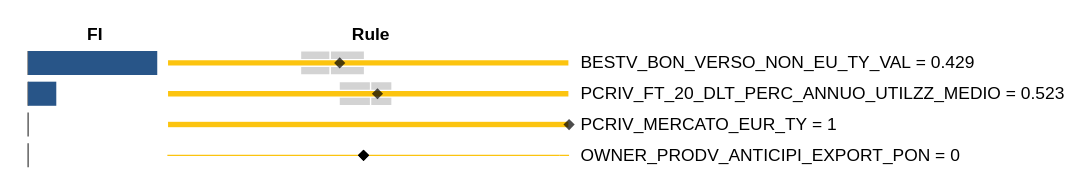

Source (notebook cell):
### Code cell
#solo regole
rules_only = plot_rules(df, only_rules=True)
rules_only

### Figure 1 — Vega-Lite specification as saved in the notebook (floating-point values rounded to 4 significant figures)
{"config": {"view": {"continuousWidth": 400, "continuousHeight": 300, "stroke": "lightgray", "strokeWidth": 0}, "axis": {"grid": false}, "axisX": {"disable": true}, "axisY": {"domain": false, "ticks": false}, "concat": {"spacing": 3}, "padding": 20, "title": {"anchor": "middle", "fontWeight": "bold"}}, "hconcat": [{"vconcat": [{"layer": [{"data": {"name": "data-9c00aa9dc2b1c1a0b4bf9b34ead12925"}, "mark": {"type": "tick", "color": "black", "shape": "stroke", "size": 18, "strokeWidth": 1}, "encoding": {"x": {"field": "x", "type": "quantitative"}}}, {"data": {"name": "data-1993ea24eef3203421056e0c57c94eba"}, "mark": "bar", "encoding": {"color": {"condition": {"value": "#285588", "test": "datum.feature_importance > 0"}, "value": "#E36273"}, "tooltip": [{"field": "name"}, {"field": "feature_importance", "format": ".5f"}], "x": {"field": "feature_importance", "title": null, "type": "quantitative"}, "y": {"axis": null, "field": "name", "title": null, "type": "nominal"}}}], "height": 20, "width": 100}, {"layer": [{"data": {"name": "data-9c00aa9dc2b1c1a0b4bf9b34ead12925"}, "mark": {"type": "tick", "color": "black", "shape": "stroke", "size": 18, "strokeWidth": 1}, "encoding": {"x": {"field": "x", "type": "quantitative"}}}, {"data": {"name": "data-6398cb45c448f8b450e7d6d941bfab21"}, "mark": "bar", "encoding": {"color": {"condition": {"value": "#285588", "test": "datum.feature_importance > 0"}, "value": "#E36273"}, "tooltip": [{"field": "name"}, {"field": "feature_importance", "format": ".5f"}], "x": {"field": "feature_importance", "title": null, "type": "quantitative"}, "y": {"axis": null, "field": "name", "title": null, "type": "nominal"}}}], "height": 20, "width": 100}, {"layer": [{"data": {"name": "data-9c00aa9dc2b1c1a0b4bf9b34ead12925"}, "mark": {"type": "tick", "color": "black", "shape": "stroke", "size": 18, "strokeWidth": 1}, "encoding": {"x": {"field": "x", "type": "quantitative"}}}, {"data": {"name": "data-ff2ec164f151a3e8ca841320eb0e5bcb"}, "mark": "bar", "encoding": {"color": {"condition": {"value": "#285588", "test": "datum.feature_importance > 0"}, "value": "#E36273"}, "tooltip": [{"field": "name"}, {"field": "feature_importance", "format": ".5f"}], "x": {"field": "feature_importance", "title": null, "type": "quantitative"}, "y": {"axis": null, "field": "name", "title": null, "type": "nominal"}}}], "height": 20, "width": 100}, {"layer": [{"data": {"name": "data-9c00aa9dc2b1c1a0b4bf9b34ead12925"}, "mark": {"type": "tick", "color": "black", "shape": "stroke", "size": 18, "strokeWidth": 1}, "encoding": {"x": {"field": "x", "type": "quantitative"}}}, {"data": {"name": "data-703c93747f85210f12d4466589b33716"}, "mark": "bar", "encoding": {"color": {"condition": {"value": "#285588", "test": "datum.feature_importance > 0"}, "value": "#E36273"}, "tooltip": [{"field": "name"}, {"field": "feature_importance", "format": ".5f"}], "x": {"field": "feature_importance", "title": null, "type": "quantitative"}, "y": {"axis": null, "field": "name", "title": null, "type": "nominal"}}}], "height": 20, "width": 100}], "resolve": {"scale": {"x": "shared"}}, "title": "FI"}, {"vconcat": [{"layer": [{"mark": {"type": "bar", "color": "grey", "size": 1}, "encoding": {"x": {"field": "min", "scale": {"clamp": true, "domain": [0.0, 1.0], "nice": false}, "title": null, "type": "quantitative"}, "x2": {"field": "max"}, "y": {"axis": {"labels": false, "ticks": false}, "field": "name", "title": null, "type": "nominal"}}}, {"mark": {"type": "bar", "color": "lightgrey", "size": 18, "stroke": "white"}, "encoding": {"tooltip": [{"field": "inst", "format": ".3f", "title": "BESTV_BON_VERSO_NON_EU_TY_VAL"}, {"field": "min", "format": ".3f", "title": "min"}, {"field": "q1", "format": ".3f", "title": "q1"}, {"field": "median", "format": ".3f", "title": "median"}, {"field": "q3", "format": ".3f", "title": "q3"}, {"field": "max", "format": ".3f", "title": "max"}], "x": {"field": "q1", "scale": {"clamp": true, "domain": [0.0, 1.0], "nice": false}, "title": null, "type": "quantitative"}, "x2": {"field": "median"}}}, {"mark": {"type": "bar", "color": "lightgrey", "size": 18, "stroke": "white"}, "encoding": {"tooltip": [{"field": "inst", "format": ".3f", "title": "BESTV_BON_VERSO_NON_EU_TY_VAL"}, {"field": "min", "format": ".3f", "title": "min"}, {"field": "q1", "format": ".3f", "title": "q1"}, {"field": "median", "format": ".3f", "title": "median"}, {"field": "q3", "format": ".3f", "title": "q3"}, {"field": "max", "format": ".3f", "title": "max"}], "x": {"field": "median", "scale": {"clamp": true, "domain": [0.0, 1.0], "nice": false}, "title": null, "type": "quantitative"}, "x2": {"field": "q3"}}}, {"mark": {"type": "bar", "color": "#fcc40f", "size": 5, "stroke": "white"}, "encoding": {"x": {"field": "thr", "title": null, "type": "quantitative"}, "x2": {"field": "thr_2"}, "y": {"field": "name", "title": null, "type": "nominal"}}}, {"mark": {"type": "point", "color": "black", "filled": true, "shape": "diamond", "size": 70}, "encoding": {"tooltip": [{"field": "inst", "format": ".5f", "title": "BESTV_BON_VERSO_NON_EU_TY_VAL"}, {"field": "rule", "title": "rule"}], "x": {"field": "inst", "scale": {"clamp": true, "domain": [0.0, 1.0], "nice": false}, "title": null, "type": "quantitative"}}, "transform": [{"calculate": "datum.name + \" \" + datum.op +\" \"+datum.thr", "as": "rule"}]}], "data": {"name": "data-1993ea24eef3203421056e0c57c94eba"}, "height": 20, "width": 300}, {"layer": [{"mark": {"type": "bar", "color": "grey", "size": 1}, "encoding": {"x": {"field": "min", "scale": {"clamp": true, "domain": [0.0, 1.0], "nice": false}, "title": null, "type": "quantitative"}, "x2": {"field": "max"}, "y": {"axis": {"labels": false, "ticks": false}, "field": "name", "title": null, "type": "nominal"}}}, {"mark": {"type": "bar", "color": "lightgrey", "size": 18, "stroke": "white"}, "encoding": {"tooltip": [{"field": "inst", "format": ".3f", "title": "PCRIV_FT_20_DLT_PERC_ANNUO_UTILZZ_MEDIO"}, {"field": "min", "format": ".3f", "title": "min"}, {"field": "q1", "format": ".3f", "title": "q1"}, {"field": "median", "format": ".3f", "title": "median"}, {"field": "q3", "format": ".3f", "title": "q3"}, {"field": "max", "format": ".3f", "title": "max"}], "x": {"field": "q1", "scale": {"clamp": true, "domain": [0.0, 1.0], "nice": false}, "title": null, "type": "quantitative"}, "x2": {"field": "median"}}}, {"mark": {"type": "bar", "color": "lightgrey", "size": 18, "stroke": "white"}, "encoding": {"tooltip": [{"field": "inst", "format": ".3f", "title": "PCRIV_FT_20_DLT_PERC_ANNUO_UTILZZ_MEDIO"}, {"field": "min", "format": ".3f", "title": "min"}, {"field": "q1", "format": ".3f", "title": "q1"}, {"field": "median", "format": ".3f", "title": "median"}, {"field": "q3", "format": ".3f", "title": "q3"}, {"field": "max", "format": ".3f", "title": "max"}], "x": {"field": "median", "scale": {"clamp": true, "domain": [0.0, 1.0], "nice": false}, "title": null, "type": "quantitative"}, "x2": {"field": "q3"}}}, {"mark": {"type": "bar", "color": "#fcc40f", "size": 5, "stroke": "white"}, "encoding": {"x": {"field": "thr", "title": null, "type": "quantitative"}, "x2": {"field": "thr_2"}, "y": {"field": "name", "title": null, "type": "nominal"}}}, {"mark": {"type": "point", "color": "black", "filled": true, "shape": "diamond", "size": 70}, "encoding": {"tooltip": [{"field": "inst", "format": ".5f", "title": "PCRIV_FT_20_DLT_PERC_ANNUO_UTILZZ_MEDIO"}, {"field": "rule", "title": "rule"}], "x": {"field": "inst", "scale": {"clamp": true, "domain": [0.0, 1.0], "nice": false}, "title": null, "type": "quantitative"}}, "transform": [{"calculate": "datum.name + \" \" + datum.op +\" \"+datum.thr", "as": "rule"}]}], "data": {"name": "data-6398cb45c448f8b450e7d6d941bfab21"}, "height": 20, "width": 300}, {"layer": [{"mark": {"type": "bar", "color": "grey", "size": 1}, "encoding": {"x": {"field": "min", "scale": {"clamp": true, "domain": [0.0, 1.0], "nice": false}, "title": null, "type": "quantitative"}, "x2": {"field": "max"}, "y": {"axis": {"labels": false, "ticks": false}, "field": "name", "title": null, "type": "nominal"}}}, {"mark": {"type": "bar", "color": "lightgrey", "size": 18, "stroke": "white"}, "encoding": {"tooltip": [{"field": "inst", "format": ".3f", "title": "PCRIV_MERCATO_EUR_TY"}, {"field": "min", "format": ".3f", "title": "min"}, {"field": "q1", "format": ".3f", "title": "q1"}, {"field": "median", "format": ".3f", "title": "median"}, {"field": "q3", "format": ".3f", "title": "q3"}, {"field": "max", "format": ".3f", "title": "max"}], "x": {"field": "q1", "scale": {"clamp": true, "domain": [0.0, 1.0], "nice": false}, "title": null, "type": "quantitative"}, "x2": {"field": "median"}}}, {"mark": {"type": "bar", "color": "lightgrey", "size": 18, "stroke": "white"}, "encoding": {"tooltip": [{"field": "inst", "format": ".3f", "title": "PCRIV_MERCATO_EUR_TY"}, {"field": "min", "format": ".3f", "title": "min"}, {"field": "q1", "format": ".3f", "title": "q1"}, {"field": "median", "format": ".3f", "title": "median"}, {"field": "q3", "format": ".3f", "title": "q3"}, {"field": "max", "format": ".3f", "title": "max"}], "x": {"field": "median", "scale": {"clamp": true, "domain": [0.0, 1.0], "nice": false}, "title": null, "type": "quantitative"}, "x2": {"field": "q3"}}}, {"mark": {"type": "bar", "color": "#fcc40f", "size": 5, "stroke": "white"}, "encoding": {"x": {"field": "thr", "title": null, "type": "quantitative"}, "x2": {"field": "thr_2"}, "y": {"field": "name", "title": null, "type": "nominal"}}}, {"mark": {"type": "point", "color": "black", "filled": true, "shape": "diamond", "size": 70}, "encoding": {"tooltip": [{"field": "inst", "format": ".5f", "title": "PCRIV_MERCATO_EUR_TY"}, {"field": "rule", "title": "rule"}], "x": {"field": "inst", "scale": {"clamp": true, "domain": [0.0, 1.0], "nice": false}, "title": null, "type": "quantitative"}}, "transform": [{"calculate": "datum.name + \" \" + datum.op +\" \"+datum.thr", "as": "rule"}]}], "data": {"name": "data-ff2ec164f151a3e8ca841320eb0e5bcb"}, "height": 20, "width": 300}, {"layer": [{"mark": {"type": "bar", "color": "lightgrey", "stroke": "white"}, "encoding": {"tooltip": [{"field": "count", "title": "OWNER_PRODV_ANTICIPI_EXPORT_PON"}], "x": {"field": "count_start", "scale": {"nice": false}, "type": "quantitative"}, "x2": {"field": "count_end"}}, "transform": [{"groupby": ["rname"], "stack": "count", "sort": [{"field": "count", "order": "descending"}], "as": ["count_start", "count_end"]}, {"calculate": "(datum.count_start+datum.count_end)/2", "as": "midStack"}]}, {"mark": {"type": "bar", "stroke": "#fcc40f"}, "encoding": {"color": {"condition": {"value": "#fcc40f", "test": "datum.is_continuous && datum.inst==1"}, "value": "white"}, "opacity": {"condition": {"value": 1, "test": "datum.is_continuous"}, "value": 0.0001}, "tooltip": [{"field": "count", "title": "count"}], "x": {"field": "count_start", "type": "quantitative"}, "x2": {"field": "count_end"}}, "transform": [{"groupby": ["rname"], "stack": "count", "sort": [{"field": "count", "order": "descending"}], "as": ["count_start", "count_end"]}, {"calculate": "(datum.count_start+datum.count_end)/2", "as": "midStack"}]}, {"mark": {"type": "point", "color": "black", "filled": true, "opacity": 1, "shape": "diamond", "size": 70}, "encoding": {"tooltip": [{"field": "inst", "title": "OWNER_PRODV_ANTICIPI_EXPORT_PON"}, {"field": "rule", "title": "rule"}], "x": {"axis": null, "field": "cat_count", "title": null, "type": "quantitative"}, "y": {"axis": null, "field": "rname", "type": "nominal"}}, "transform": [{"groupby": ["rname"], "stack": "count", "sort": [{"field": "count", "order": "descending"}], "as": ["count_start", "count_end"]}, {"calculate": "(datum.count_start+datum.count_end)/2", "as": "midStack"}, {"calculate": "datum.name + \" \" + datum.op +\" \"+datum.thr", "as": "rule"}]}], "data": {"name": "data-096f73716da9b7379e1128f2a751bf99"}, "height": 20, "width": 300}], "title": "Rule"}, {"vconcat": [{"data": {"name": "data-1993ea24eef3203421056e0c57c94eba"}, "mark": {"type": "text", "align": "left", "color": "black", "dx": -50, "fontSize": 13}, "encoding": {"text": {"field": "label", "title": null, "type": "nominal"}}, "height": 20, "transform": [{"calculate": "datum.type=='categorical' ? datum.name +' = '+ ceil(datum.inst) : datum.name +' = '+ round(datum.inst *10000)/10000", "as": "label"}], "width": 101}, {"data": {"name": "data-6398cb45c448f8b450e7d6d941bfab21"}, "mark": {"type": "text", "align": "left", "color": "black", "dx": -50, "fontSize": 13}, "encoding": {"text": {"field": "label", "title": null, "type": "nominal"}}, "height": 20, "transform": [{"calculate": "datum.type=='categorical' ? datum.name +' = '+ ceil(datum.inst) : datum.name +' = '+ round(datum.inst *10000)/10000", "as": "label"}], "width": 101}, {"data": {"name": "data-ff2ec164f151a3e8ca841320eb0e5bcb"}, "mark": {"type": "text", "align": "left", "color": "black", "dx": -50, "fontSize": 13}, "encoding": {"text": {"field": "label", "title": null, "type": "nominal"}}, "height": 20, "transform": [{"calculate": "datum.type=='categorical' ? datum.name +' = '+ ceil(datum.inst) : datum.name +' = '+ round(datum.inst *10000)/10000", "as": "label"}], "width": 101}, {"data": {"name": "data-703c93747f85210f12d4466589b33716"}, "mark": {"type": "text", "align": "left", "color": "black", "dx": -50, "fontSize": 13}, "encoding": {"text": {"field": "label", "title": null, "type": "nominal"}}, "height": 20, "transform": [{"calculate": "datum.type=='categorical' ? datum.name +' = '+ ceil(datum.inst) : datum.name +' = '+ round(datum.inst *10000)/10000", "as": "label"}], "width": 101}]}], "$schema": "https://vega.github.io/schema/vega-lite/v4.17.0.json", "datasets": {"data-9c00aa9dc2b1c1a0b4bf9b34ead12925": [{"x": 0}], "data-1993ea24eef3203421056e0c57c94eba": [{"name": "BESTV_BON_VERSO_NON_EU_TY_VAL", "feature_importance": 0.434, "op": "<=", "thr": 2.059, "is_continuous": true, "type": "numeric", "min": 0.0, "max": 1.0, "q1": 0.3314, "median": 0.4055, "q3": 0.4908, "mean": 0.4267, "std": 0.168, "thr_2": 0.0, "count": null, "inst": 0.429, "rname": "BESTV_BON_VERSO_NON_EU_TY_VAL", "cat_count": null}], "data-6398cb45c448f8b450e7d6d941bfab21": [{"name": "PCRIV_FT_20_DLT_PERC_ANNUO_UTILZZ_MEDIO", "feature_importance": 0.09466, "op": "<=", "thr": 1.907, "is_continuous": true, "type": "numeric", "min": 0.0, "max": 1.0, "q1": 0.4274, "median": 0.5059, "q3": 0.5592, "mean": 0.4963, "std": 0.1677, "thr_2": 0.0, "count": null, "inst": 0.523, "rname": "PCRIV_FT_20_DLT_PERC_ANNUO_UTILZZ_MEDIO", "cat_count": null}], "data-ff2ec164f151a3e8ca841320eb0e5bcb": [{"name": "PCRIV_MERCATO_EUR_TY", "feature_importance": 0.0, "op": "<=", "thr": 4.752, "is_continuous": true, "type": "numeric", "min": 0.0, "max": 1.0, "q1": 1.0, "median": 1.0, "q3": 1.0, "mean": 0.9975, "std": 0.04908, "thr_2": 0.0, "count": null, "inst": 1.0, "rname": "PCRIV_MERCATO_EUR_TY", "cat_count": null}], "data-703c93747f85210f12d4466589b33716": [{"name": "OWNER_PRODV_ANTICIPI_EXPORT_PON", "feature_importance": 0.0, "op": "=", "thr": 1, "is_continuous": true, "type": "categorical", "min": null, "max": null, "q1": null, "median": null, "q3": null, "mean": null, "std": null, "thr_2": null, "count": [4061, 97], "inst": 0.0, "rname": "OWNER_PRODV_ANTICIPI_EXPORT_PON", "cat_count": 2030.0}], "data-096f73716da9b7379e1128f2a751bf99": [{"name": "OWNER_PRODV_ANTICIPI_EXPORT_PON", "feature_importance": 0.0, "op": "=", "thr": 1, "is_continuous": true, "type": "categorical", "min": null, "max": null, "q1": null, "median": null, "q3": null, "mean": null, "std": null, "thr_2": null, "count": 4061, "inst": 0.0, "rname": "OWNER_PRODV_ANTICIPI_EXPORT_PON", "cat_count": 2030.0}, {"name": "OWNER_PRODV_ANTICIPI_EXPORT_PON", "feature_importance": 0.0, "op": "=", "thr": 1, "is_continuous": true, "type": "categorical", "min": null, "max": null, "q1": null, "median": null, "q3": null, "mean": null, "std": null, "thr_2": null, "count": 97, "inst": 0.0, "rname": "OWNER_PRODV_ANTICIPI_EXPORT_PON", "cat_count": 2030.0}]}}
